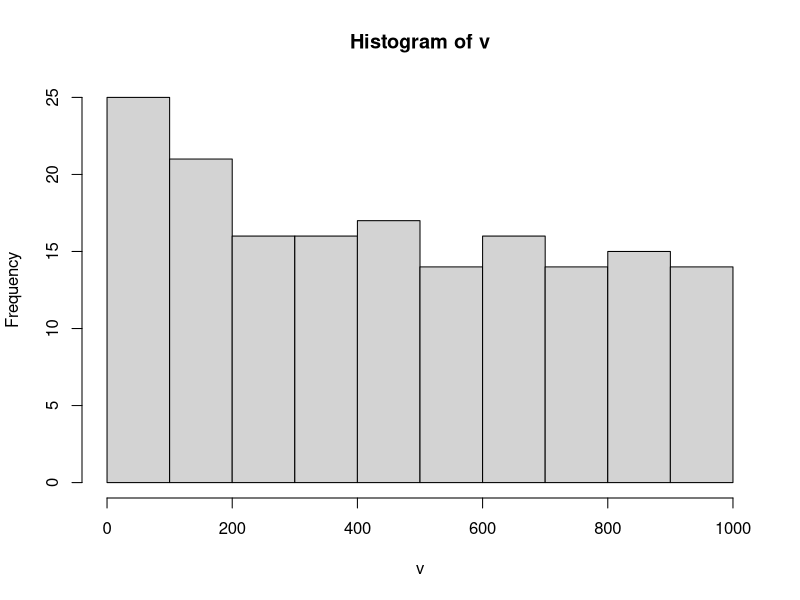

Here is the R script that generated this plot:
## Checksum
v <- sample(0:9, size = 7, replace = TRUE)
checkSumVal <- 10- (sum(v) %% 10)
vcheck <- c(v,checkSumVal) ## valid scenario

e <- sample(c(1, rep(0, 7)))*sample(c(1,-1)) 
vcheckCorrupt <- vcheck + e ## invalid scenario

evaluatingVector <- vcheckCorrupt
if((sum(evaluatingVector) %% 10) == 0){
  print("Valid")
} else{
  print("Invalid")
}

## Buttonmen
p1d1 <- sample(1:10, size=1)
p1d2 <- sample(1:10, size=1)
p2d1 <- sample(1:10, size=1)

if(p1d1 >= p2d1 || p1d2 >= p2d1){
  print("Power Attack is possible.")
} else{
  print("Power Attack is not possible.")
}

if(p1d1 == p2d1 || p1d2 == p2d1 || (p1d1+p1d2) == p2d1){
  print("Skill Attack is possible.")
} else{
  print("Skill Attack is not possible.")
}

## Largest Number
n <- 10
v <- sample(100, size = n)
largestNumber <- -1
for(i in v){
  if(largestNumber < i){
    largestNumber <- i
  }
}
v
largestNumber

## Geometric Series
n <- 10
r <- 0.5
count <- 0
for(k in 0:n){
  count <- count + (r^k)
}
count

val <- (1 - r^(n+1)) / (1 - r)
val
if(count == val){
  print("equal")
} else {
  print("Not equal")
}

## Fibonacci Sequence

last1 <- 0
last2 <- 1
print(last1)
while(last1 < 100 && last2 < 100){
  print(last2)
  helper <- last2
  last2 = last1 + last2
  last1 = helper
}

## Prime Numbers

n <- 1000
v <- c()
for(i in 1:1000){
  count <- 0
  for(j in 1:i){
    if(i %% j == 0){
      count <- count + 1
    }
  }
  
  if(count == 2){
    print(i)
    v <- c(v,i)
  }
}

hist(v)
